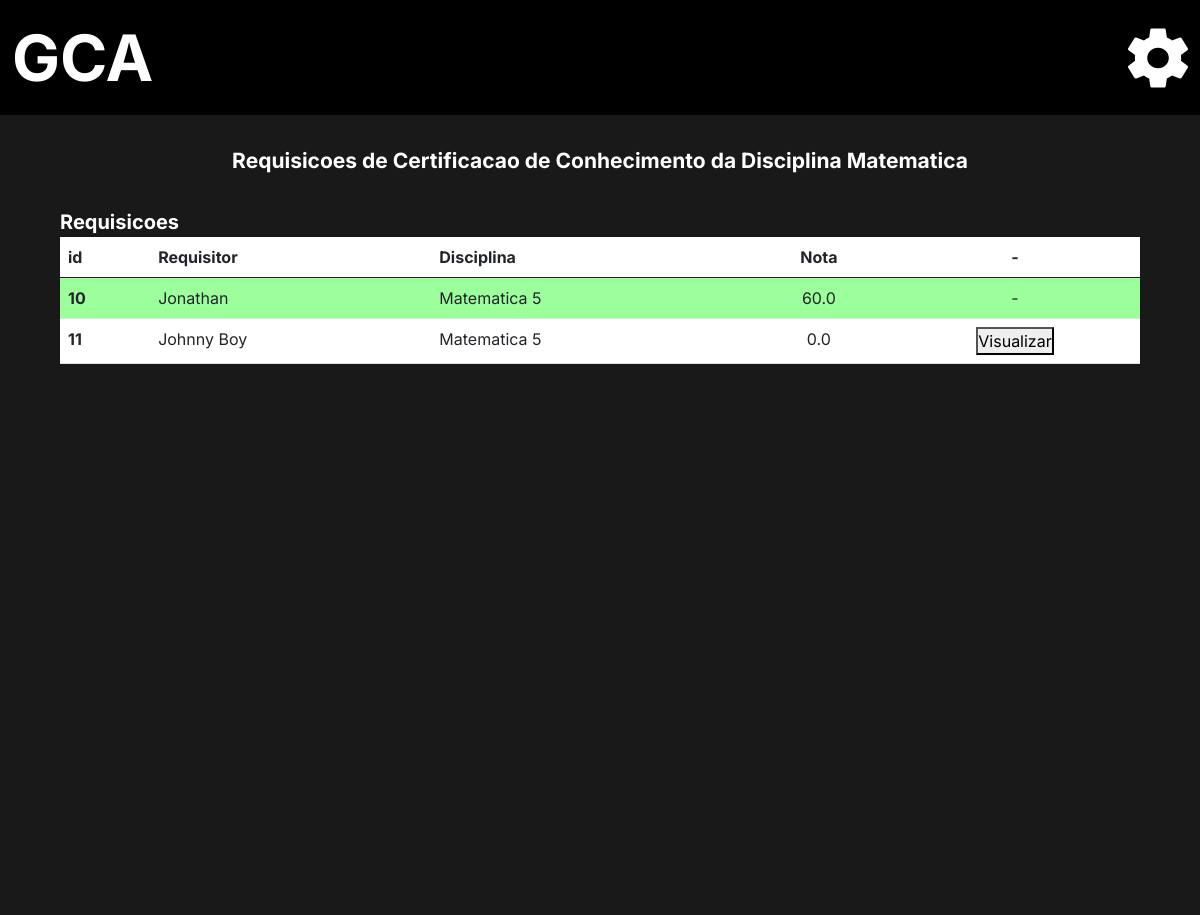
Page /Coordenador/lista_certificacao/professor/1 (signed in) on the committed database.
### administrador/models.py (models this page shows)
class Disciplina (models.Model):
    OPTATIVA = (
        ("S", "Sim"),
        ("N", "Não"),
    )
    STATUS = (
        ("Cursando", "Cursando"),
        ("Aprovado", "Aprovado"),
        ("Espera", "Espera")
    )
    nome = models.CharField(("Nome da Disciplina"), max_length=150, null=False)
    perido = models.IntegerField(("Periodo da disciplina"))
    carga_horaria = models.IntegerField(("Carga Horaria"))
    optativa = models.CharField(("Opitativa"), choices=OPTATIVA, blank=False, null=False,max_length=20)
    dependencia = models.ManyToManyField("self", verbose_name=("Dependencias"), blank=True, default='Sem Dependencia')
    aberto = models.BooleanField(("Aberto"), default='False')
    status = models.CharField('Status', choices=STATUS, max_length=20, default="Cursando")
    data_final = models.DateField(("Data Final"), blank=True, null=True,auto_now=False, auto_now_add=False)
    pedagogo = models.ForeignKey (User, verbose_name=("pedagogo"), on_delete=models.CASCADE, related_name='pedagogo', blank=True, null=True)
    banca_de_professores = models.ManyToManyField(User, verbose_name=("Banca de professores"), related_name='professores', blank=True, null=True)
    verbose_name = 'Disciplina'
    verbose_name_plural = 'Disciplinas'
    def __str__(self):
        return self.nome +' '+ str(self.perido)

### Aluno/models.py (models this page shows)
class Certificação_de_conhecimento (models.Model):
    STATUS = (
        ("aprovado", "Aprovado"),
        ("reprovado", "Reprovado"),
        ("aguardo", "Aguardo")
    )
    disciplina =  models.ForeignKey('administrador.Disciplina', on_delete=models.CASCADE)
    status_requisição = models.CharField(("Status"), choices=STATUS, blank=False, null=False, max_length=20,  default='reprovado')
    nota = models.FloatField(("Nota"), blank=True, null=True, default=0)
    requisitor =  models.ForeignKey(User, verbose_name=("Requisitor"), on_delete=models.CASCADE, blank=False, null=False)
    verbose_name = 'Certificação de conhecimento'
    verbose_name_plural = 'Certificações de conhecimento'
    class Meta:
      db_table = 'Aluno_certificação_de_conhecimento'
      unique_together = (('requisitor', 'disciplina'),)
    def __str__(self):
        return self.disciplina.nome +' '+ self.requisitor.username

### Users/models.py (models this page shows)
class CustomUser(AbstractUser):
    image = models.ImageField(upload_to='Media', blank=True, null=False, default='Media/no_image_dafaut.jpg')
    matricula = models.CharField("Matricula", max_length=150, unique=True)
    username = models.CharField(("Nome"), max_length=50, unique=False, primary_key=None)
    email = models.EmailField("E-mail", unique=True)
    cpf = models.CharField("CPF", max_length=14, unique=True)
    phone = models.CharField("Telefone", max_length=15, blank=True, null=True)
    data_de_nascimento = models.DateField('Data de Nascimento', blank=True, null=True)
    primeiro_login = models.BooleanField(default=True)
    curso_relacao = models.ForeignKey("administrador.Curso", verbose_name=("Curso"), blank=True, null=True,on_delete=models.SET_NULL)
    disciplina_relacao = models.ManyToManyField("administrador.Disciplina", verbose_name=("Disciplina"), blank=True)
    disciplina_concluidas = models.ManyToManyField("administrador.Disciplina", related_name='Disciplina_cluidas', verbose_name=("Disciplina Concluidas"), blank=True)
    is_staff = models.BooleanField('Membro da equipe', default=True)
    USERNAME_FIELD = 'matricula'
    REQUIRED_FIELDS = ['username' , 'email' ,'cpf', 'phone']
    def __str__(self):
        return self.username
    objects = UserManager()

### coordenador/views.py (the view)
# urls.py: path('lista_certificacao/professor/<int:id>', lista_certificacao_professor, name='certificacao_list_professor'),
@login_required(login_url='/user/login/')
def lista_certificacao_professor (request, id):
    disciplina = Disciplina.objects.get(id=id)
    certificacao = Certificação_de_conhecimento.objects.all()
    certificacao_id = set()
    for certificacoes in certificacao:
        print(certificacoes.disciplina, certificacoes.disciplina.banca_de_professores.all())
        if certificacoes.disciplina.id == id:
            print(certificacoes.disciplina.id, certificacoes.requisitor, '<<<')
            certificacao_id.add(certificacoes)
    print(certificacao_id, '<<<<<<<<')
    return  render(request, 'certificacao_lista_professor.html', {'certificacoes':certificacao_id,
                                                                  'disciplina':disciplina})

### coordenador/templates/certificacao_lista_professor.html (shortened to what this page needs)
{% extends 'base.html' %}
{% load static %}
{% block import_title_css %}
<link rel="stylesheet" href="{% static 'css/lista_aproveitamento.css' %}">
{% endblock %}
{% block main %}
<div class="main">
    <div class="main">
        <p class="title">Requisicoes de Certificacao de Conhecimento da Disciplina {{disciplina.nome}}</p>
        <div class="center">
            <div class="two_lables">
                <div>
                    <p class="label_title">Requisicoes</p>
                </div>
            </div>
        </div>
        <div class="center_2">
            <div class="list">
                <table class="table" >
                    <thead>
                      <tr>
                        <th scope="col">id</th>
                        <th scope="col">Requisitor</th>
                        <th scope="col">Disciplina</th>
                        <th class="top_side_fourth" scope="col">Nota</th>
                        <th class="top_side_fifth" scope="col">-</th>
                      </tr>
                    </thead>
                    <tbody>
                        {% for dados in certificacoes %}
                            {% if dados.status_requisição == 'aprovado' %}
                                <tr style="background-color: #9cff9c;">
                                    <th scope="row"> {{dados.id}} </th>
                                    <td>{{dados.requisitor}}</td>
                                    <td>{{dados.disciplina}}</td>
                                    <td class="center_tabl_">{{dados.nota}}</td>
                                    <td class="center_table">
                                        <a>
                                            -
                                        </a>
                                    </td>
                                </tr>
                            {% else %}
                                <tr>
                                    <th scope="row"> {{dados.id}} </th>
                                    <td>{{dados.requisitor}}</td>
                                    <td>{{dados.disciplina}}</td>
                                    <td class="center_tabl_">{{dados.nota}}</td>
                                    <td class="center_table">
                                        <a href="{% url 'certificacao' dados.id %}">
                                            <button>
                                                Visualizar
                                            </button>
                                        </a>
                                    </td>
                                </tr>
                            {% endif %}
                        {% endfor %}
                    </tbody>
                  </table>
            </div>
        </div>
    </div>
</div>
{% endblock %}

### static/css/base.css (style rules this page uses)
* { margin: 0%; padding: 0%; border: 0%; font-family: inter; text-decoration: none; }
a { text-decoration: none; }

### static/css/modal_menu.css (style rules this page uses)
p { margin-bottom: 0px !important; }

### coordenador/static/css/lista_aproveitamento.css (style rules this page uses)
.main { background-color: #191919; min-height: 100vh; max-height: calc(max-content + 100px); border: none; }
.title { color: white; text-align: center; font-weight: bold; font-size: 21px; padding-top: 30px; }
.center { padding-top: 30px; display: flex; flex-direction: column; justify-content: center; align-items: center; }
.two_lables { width: 90%; }
.two_lables div { display: flex; justify-content: space-between; }
.two_lables p { text-align: center; color: white; font-size: 20px; font-weight: bold; }
.center_2 { padding-left: 5%; padding-Right: 5%; padding-bottom: 5%; }
.table { width: 100%; background-color: white; }
.top_side_fifth, .top_side_fourth { text-align: center; }
.center_table { display: flex; justify-content: center; flex-direction: row; text-align: center; }
.center_tabl_ { text-align: center; }

### rows in the picture
Disciplina: nome "Matematica"
Certificação_de_conhecimento: id "10", requisitor "Jonathan", disciplina "Matematica 5", nota "60.0"
Certificação_de_conhecimento: id "11", requisitor "Johnny Boy", disciplina "Matematica 5", nota "0.0"
